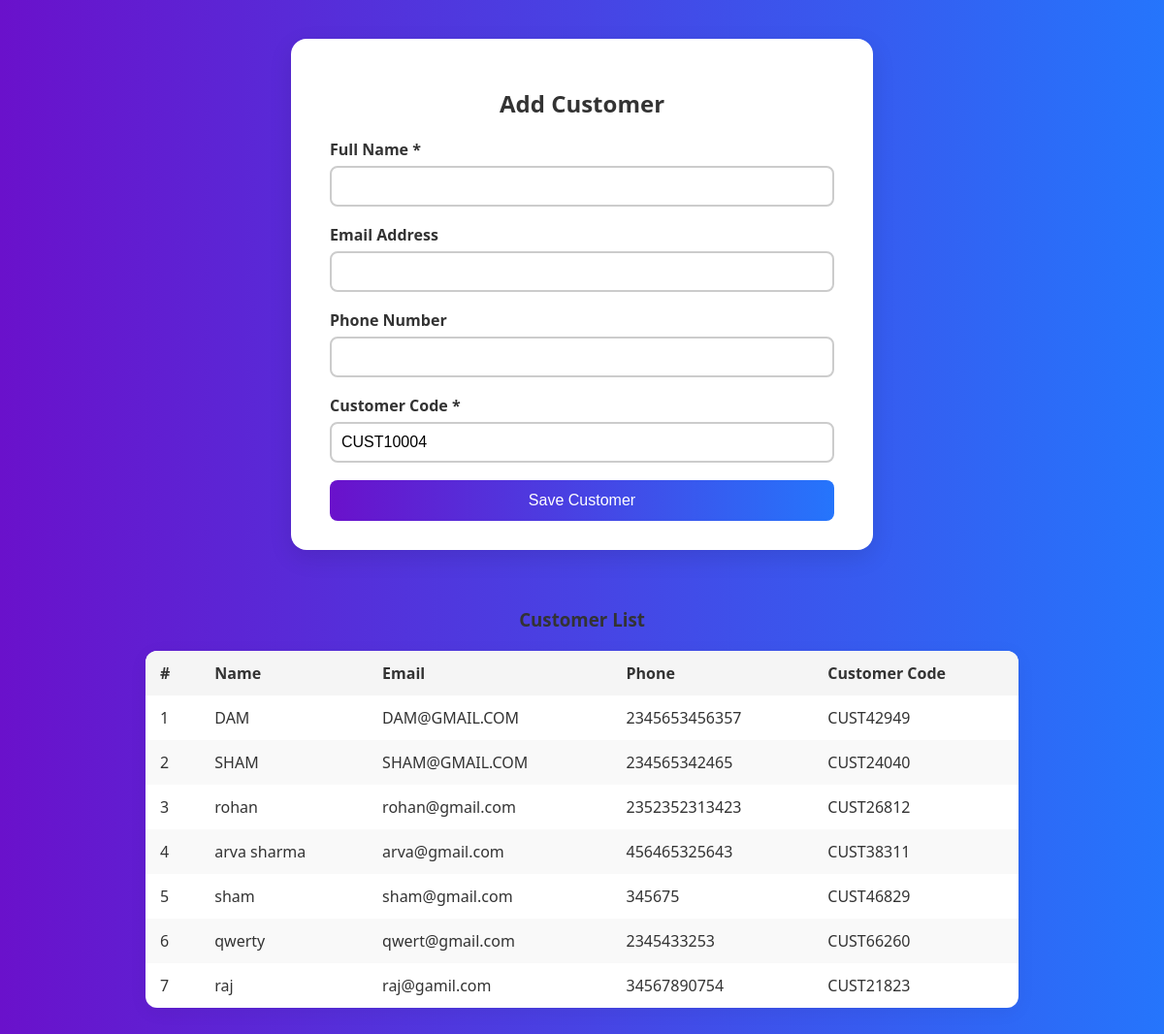
/manage-customers-sales (signed in), run on an earlier commit of the app's database.
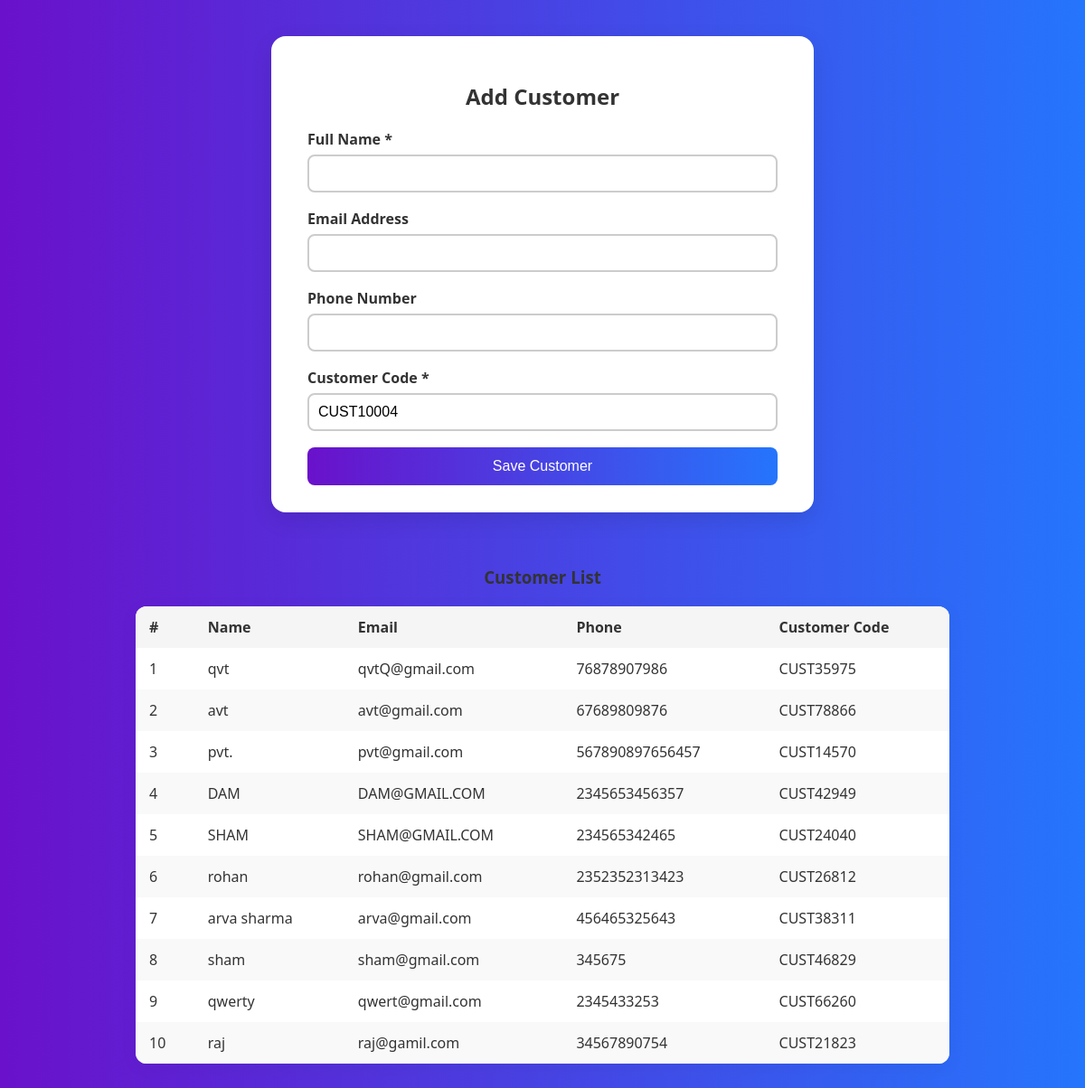
And on a later commit of the database.
### models.py (models this page shows)
class Customer(db.Model):
    id = db.Column(db.Integer, primary_key=True)
    name = db.Column(db.String(150), nullable=False)
    email = db.Column(db.String(120), unique=True, nullable=True)
    phone = db.Column(db.String(20), nullable=True)
    customer_code = db.Column(db.String(20), unique=True, nullable=False)  # 🔹 NEW FIELD
    user_id = db.Column(db.Integer, db.ForeignKey('user.id'), nullable=False)
    requests = db.relationship('Request', backref='customer', lazy=True)

### app.py (the view, shortened to what this page needs)
@app.route('/manage-customers-sales', methods=['GET', 'POST'])
@login_required
def add_customer():
    all_customers = Customer.query.filter_by(user_id=current_user.id).order_by(Customer.id.desc()).all()
    return render_template('add_customer.html', customers=all_customers)

### app.py (called while the page is built)
@login_manager.user_loader
def load_user(user_id):
    return User.query.get(int(user_id))

@app.after_request
def add_header(response):
    response.headers["Cache-Control"] = "no-cache, no-store, must-revalidate, private"
    response.headers["Pragma"] = "no-cache"
    response.headers["Expires"] = "-1"
    return response

### templates/add_customer.html (shortened to what this page needs)
<!DOCTYPE html>
<html lang="en">
<head>
</head>
<body>
  <div class="card">
    <h2>Add Customer</h2>
    <form method="POST" action="{{ url_for('add_customer') }}" onsubmit="return validateForm();">
      <div class="form-group">
        <label for="name" class="form-label">Full Name *</label>
        <input type="text" name="name" id="name" required maxlength="150">
      </div>
      <div class="form-group">
        <label for="email" class="form-label">Email Address</label>
        <input type="email" name="email" id="email" maxlength="120">
      </div>
      <div class="form-group">
        <label for="phone" class="form-label">Phone Number</label>
        <input type="tel" name="phone" id="phone" maxlength="20">
      </div>
      <div class="form-group">
        <label for="customer_code" class="form-label">Customer Code *</label>
        <input type="text" name="customer_code" id="customer_code" readonly required>
      </div>
      <button type="submit" class="submit-btn">Save Customer</button>
    </form>
  </div>
  <div class="table-wrapper">
    <h3>Customer List</h3>
    <table>
      <thead>
        <tr>
          <th>#</th>
          <th>Name</th>
          <th>Email</th>
          <th>Phone</th>
          <th>Customer Code</th>
        </tr>
      </thead>
      <tbody>
        {% for customer in customers %}
          <tr>
            <td>{{ loop.index }}</td>
            <td>{{ customer.name }}</td>
            <td>{{ customer.email or '-' }}</td>
            <td>{{ customer.phone or '-' }}</td>
            <td>{{ customer.customer_code }}</td>
          </tr>
        {% endfor %}
      </tbody>
    </table>
  </div>
</body>
</html>

What changed in the data, as far as the page shows it:
added Customer: name "qvt", email "qvtQ@gmail.com", phone "76878907986", customer_code "CUST35975"
added Customer: name "avt", email "avt@gmail.com", phone "67689809876", customer_code "CUST78866"
added Customer: name "pvt.", email "pvt@gmail.com", phone "567890897656457", customer_code "CUST14570"
